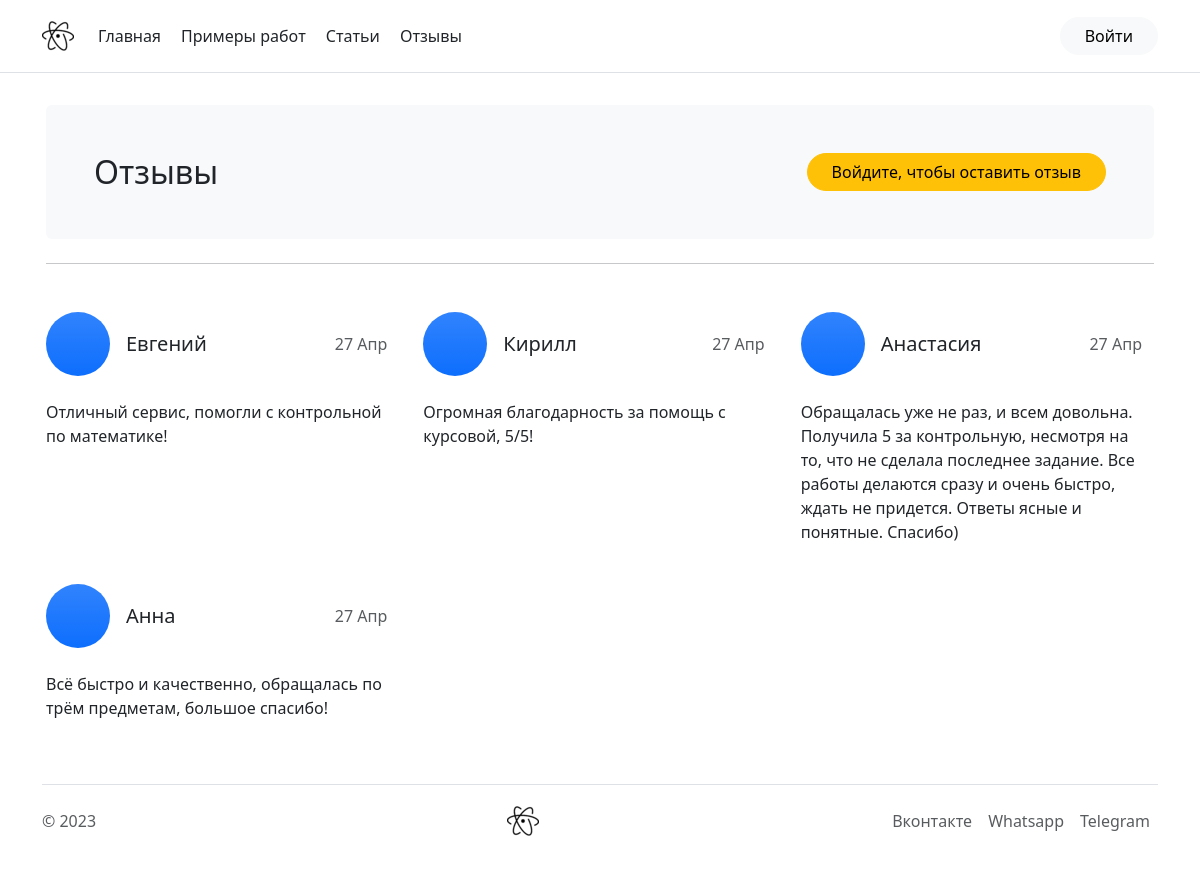
The page /reviews/ on the database as committed earlier.
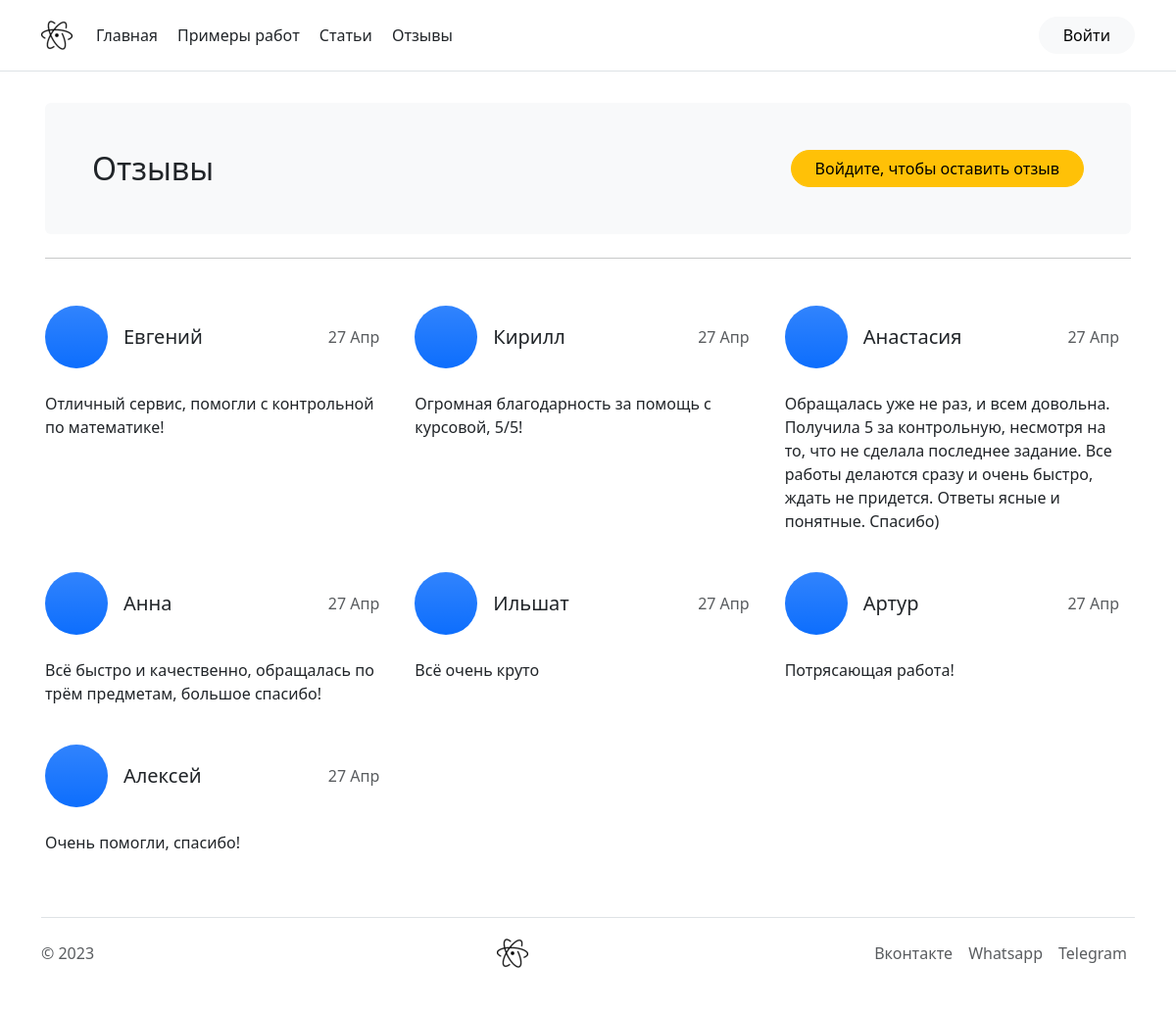
The same page on the database as committed later.
### main_app/models.py (models this page shows, shortened)
class Review(models.Model):
    email = models.EmailField()
    name = models.CharField(max_length=100, verbose_name='Имя')
    rev = models.TextField(blank=True, verbose_name='Отзыв')
    time_create = models.DateTimeField(auto_now_add=True, verbose_name='Время публикации')
    class Meta:
        verbose_name = 'Отзыв'
        verbose_name_plural = 'Отзывы'

### main_app/views.py (the view)
# urls.py: path('reviews/', reviews, name='reviews'),
def reviews(request):
    all_reviews = Review.objects.all()
    context = {
        'reviews': all_reviews,
    }
    return render(request, 'main_app/reviews.html', context=context)

### main_app/templates/main_app/reviews.html (shortened to what this page needs)
{% extends 'main_app/base.html' %}
{% load bootstrap_icons %}
{% block content %}
<div class="container px-3 py-3">
    <div class="bg-light rounded p-5">
        <p class="h2 d-inline">Отзывы</p>
        {% if request.user.is_authenticated %}
            <a href="{% url 'add_review' %}" class="btn btn-warning d-none d-sm-inline rounded-pill px-4 float-end">
                Оставить отзыв
            </a>
        {% else %}
            <a href="{% url 'authorization' %}" class="btn btn-warning d-none d-sm-inline rounded-pill px-4 float-end">
                Войдите, чтобы оставить отзыв
            </a>
        {% endif %}
    </div>
    <hr class="my-4">
    <div class="row g-4 my-2 row-cols-1 row-cols-lg-3">
		{% for review in reviews %}
            <div class="col pe-4">
                <div class="d-flex align-items-center mb-2">
                    <div class="feature-icon bg-primary bg-gradient rounded-circle mb-3">
                    </div>
                    <p class="ms-3 fs-5">{{ review.name }}</p>
                    <p class="ms-auto text-muted">{{ review.time_create|date:"d M" }}</p>
                </div>
                <p class="">{{ review.rev }}</p>
            </div>
        {% endfor %}
    </div>
</div>
{% endblock %}

### main_app/templates/main_app/base.html (shortened to what this page needs)
<!DOCTYPE html>
<html>
<head>
	{% load static %}
	{% load django_bootstrap5 %}
	{% bootstrap_css %}
	{% load bootstrap_icons %}
	<link href="{% static 'main_app/css/main.css' %}" rel="stylesheet">
</head>
<body>
	{% block header %}
		<header class="p-3 mb-3 border-bottom">
			<div class="container">
				<div class="d-flex flex-wrap align-items-center justify-content-center justify-content-lg-start">
					<div class="me-lg-3">
						<a href="/">
							<img src="{% static 'main_app/img/logo_32.png' %}" alt="logo">
						</a>
					</div>
					<ul class="nav col-12 col-lg-auto me-lg-auto mb-2 justify-content-center mb-md-0">
						<li><a href="{% url 'index' %}" class="nav-link px-2 me-1 link-dark">Главная</a></li>
						<li><a href="{% url 'work_examples' %}" class="nav-link px-2 me-1 link-dark">Примеры работ</a></li>
						<li><a href="{% url 'articles' %}" class="nav-link px-2 me-1 link-dark">Статьи</a></li>
						<li><a href="{% url 'reviews' %}" class="nav-link px-2 me-1 link-dark">Отзывы</a></li>
					</ul>
					{% if request.user.is_authenticated %}
						<ul class="nav col-12 col-lg-auto me-lg-0 mb-2 justify-content-center mb-md-0">
							<li><a href="{% url 'account' %}" class="nav-link px-2 me-1 link-dark">
								{{request.user.username}} | Профиль
							</a></li>
							<li><a href="{% url 'logout' %}" class="btn btn-light rounded-pill px-4">Выйти</a></li>
						</ul>
					{% else %}
						<a href="{% url 'authorization' %}" class="btn btn-light rounded-pill px-4">Войти</a>
					{% endif %}
				</div>
			</div>
		</header>
	{% endblock header %}
	{% block content %}
	{% endblock %}
	{% block footer %}
	    <div class="container">
		  <footer class="d-flex flex-wrap justify-content-between align-items-center py-3 my-4 border-top">
			<p class="col-md-5 mb-0 text-muted">© 2023</p>
			<a href="/" class="d-none d-lg-flex justify-content-center mb-3 mb-md-0 me-md-auto link-dark text-decoration-none">
			  <img src="{% static 'main_app/img/logo_32.png' %}" alt="logo">
			</a>
			<ul class="nav col-md-6 justify-content-end">
			  <li class="nav-item"><a href="#" class="nav-link px-2 text-muted">Вконтакте</a></li>
			  <li class="nav-item"><a href="#" class="nav-link px-2 text-muted">Whatsapp</a></li>
			  <li class="nav-item"><a href="#" class="nav-link px-2 text-muted">Telegram</a></li>
			</ul>
		  </footer>
		</div>
	{% endblock %}
</body>
</html>

### main_app/static/main_app/css/main.css (style rules this page uses)
.feature-icon { display: inline-flex; align-items: center; justify-content: center; width: 64px; min-width: 64px; height: 64px; font-size: 2rem; color: #fff; border-radius: .75rem; }

Rows that differ between the two databases and show on the page:
added Review: name "Ильшат", time_create "27 Апр", rev "Всё очень круто"
added Review: name "Артур", time_create "27 Апр", rev "Потрясающая работа!"
added Review: name "Алексей", time_create "27 Апр", rev "Очень помогли, спасибо!"
